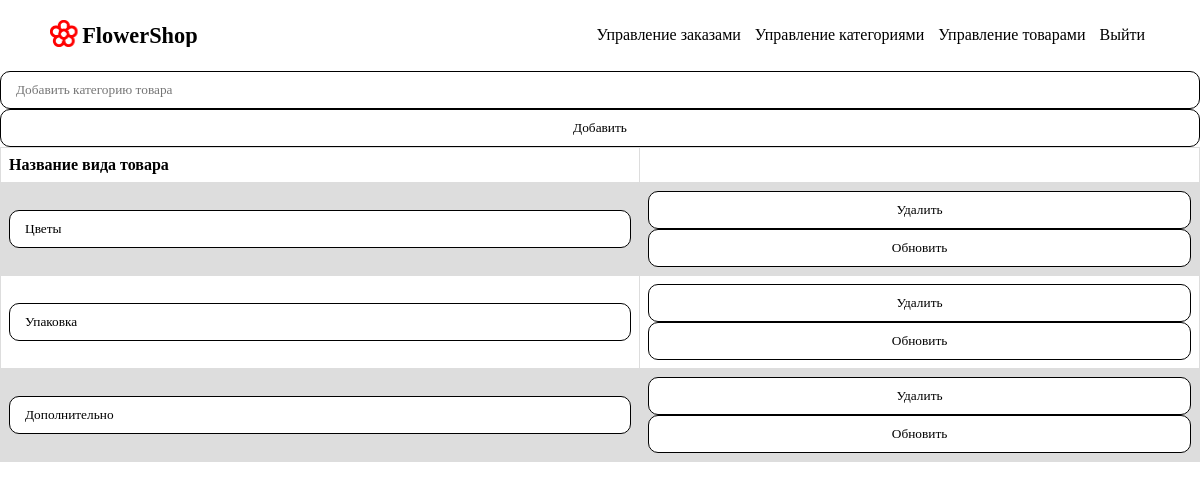
The app's page /admin-category.php (signed in) with its own data.
### tables this page shows
CREATE TABLE `product_types` (
  `id_product_type` int(11) NOT NULL,
  `product_type_name` varchar(50) NOT NULL
);

### database/dboperations.php (called while the page is built, shortened)
<?php
function getAll($query)
{
    require 'connect.php';
    $query = mysqli_query($connect, $query);
    if (mysqli_num_rows($query) > 0) {
        return mysqli_fetch_all($query, MYSQLI_ASSOC);
    } else {
        return false;
    }
}
class DBOperations
{
    public function getAllProductTypes()
    {
        return getAll("
            select * from product_types
        ");
    }
}
?>

### admin-category.php (the view, shortened to what this page needs)
<?php
    require_once 'database/dboperations.php';
    $product_types = $db->getAllProductTypes();
?>
<!DOCTYPE html>
<html lang="en">
<head>
    <?php require_once 'templates/head.php' ?>
</head>
<body>
    <?php require_once 'templates/header.php' ?>
    <div class="container">
        <form method="post">
            <input type="text" name="product_type_name" placeholder="Добавить категорию товара" required>
            <button name='add'>Добавить</button>
        </form>
        <table>
            <tr>
                <th>Название вида товара</th>
                <th></th>
            </tr>
            <?php foreach($product_types as $type): ?>
                <tr>
                    <form method="post">
                        <td><input type="text" name="product_type_name" value="<?= $type['product_type_name'] ?>"></td>
                        <td>
                            <button name='delete' value='<?= $type['id_product_type'] ?>'>Удалить</button>
                            <button name='update' value='<?= $type['id_product_type'] ?>'>Обновить</button>
                        </td>
                    </form>
                </tr>
            <?php endforeach; ?>
        </table>
    </div>
</body>
</html>

### assets/css/style.css (style rules this page uses)
*, *::before, *::after { margin: 0; padding: 0; box-sizing: border-box; font-family: Hussar; }
input, button, select { width: 100%; padding: 10px 15px; border: 1px solid black; border-radius: 10px; outline: none; }
button { cursor: pointer; background-color: white; transition: linear .2s; }
.container { max-width: 1600px; margin: 0 auto; }
table { font-family: arial, sans-serif; border-collapse: collapse; width: 100%; }
td, th { border: 1px solid #dddddd; text-align: left; padding: 8px; }
tr:nth-child(even) { background-color: #dddddd; }

### records on screen
product_types: product_type_name "Цветы", $type['id_product_type'] 1 (drawn)
product_types: product_type_name "Упаковка", $type['id_product_type'] 2 (drawn)
product_types: product_type_name "Дополнительно", $type['id_product_type'] 3 (drawn)
